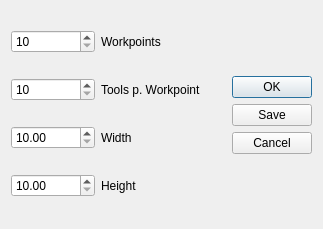
<?xml version="1.0" encoding="UTF-8"?>
<ui version="4.0">
 <class>GenerateForm</class>
 <widget class="QDialog" name="GenerateForm">
  <property name="geometry">
   <rect>
    <x>0</x>
    <y>0</y>
    <width>323</width>
    <height>229</height>
   </rect>
  </property>
  <property name="windowTitle">
   <string>Generate</string>
  </property>
  <layout class="QHBoxLayout" name="horizontalLayout" stretch="5,1">
   <item>
    <layout class="QGridLayout" name="gridLayout" columnstretch="2,3">
     <item row="1" column="1">
      <widget class="QLabel" name="label_2">
       <property name="text">
        <string>Tools p. Workpoint</string>
       </property>
      </widget>
     </item>
     <item row="0" column="0">
      <widget class="QSpinBox" name="wp_count">
       <property name="minimum">
        <number>10</number>
       </property>
       <property name="maximum">
        <number>999</number>
       </property>
      </widget>
     </item>
     <item row="2" column="0">
      <widget class="QDoubleSpinBox" name="area_w">
       <property name="minimum">
        <double>10.000000000000000</double>
       </property>
       <property name="maximum">
        <double>999.000000000000000</double>
       </property>
      </widget>
     </item>
     <item row="0" column="1">
      <widget class="QLabel" name="label">
       <property name="text">
        <string>Workpoints</string>
       </property>
      </widget>
     </item>
     <item row="2" column="1">
      <widget class="QLabel" name="label_3">
       <property name="text">
        <string>Width</string>
       </property>
      </widget>
     </item>
     <item row="1" column="0">
      <widget class="QSpinBox" name="tools_p_wp">
       <property name="minimum">
        <number>10</number>
       </property>
       <property name="maximum">
        <number>999</number>
       </property>
      </widget>
     </item>
     <item row="3" column="0">
      <widget class="QDoubleSpinBox" name="area_h">
       <property name="minimum">
        <double>10.000000000000000</double>
       </property>
       <property name="maximum">
        <double>999.000000000000000</double>
       </property>
      </widget>
     </item>
     <item row="3" column="1">
      <widget class="QLabel" name="label_4">
       <property name="text">
        <string>Height</string>
       </property>
      </widget>
     </item>
    </layout>
   </item>
   <item>
    <layout class="QVBoxLayout" name="verticalLayout">
     <item>
      <widget class="QDialogButtonBox" name="buttons">
       <property name="orientation">
        <enum>Qt::Vertical</enum>
       </property>
       <property name="standardButtons">
        <set>QDialogButtonBox::Cancel|QDialogButtonBox::Ok|QDialogButtonBox::Save</set>
       </property>
       <property name="centerButtons">
        <bool>true</bool>
       </property>
      </widget>
     </item>
    </layout>
   </item>
  </layout>
 </widget>
 <resources/>
 <connections>
  <connection>
   <sender>buttons</sender>
   <signal>accepted()</signal>
   <receiver>GenerateForm</receiver>
   <slot>accept()</slot>
   <hints>
    <hint type="sourcelabel">
     <x>312</x>
     <y>24</y>
    </hint>
    <hint type="destinationlabel">
     <x>204</x>
     <y>13</y>
    </hint>
   </hints>
  </connection>
  <connection>
   <sender>buttons</sender>
   <signal>rejected()</signal>
   <receiver>GenerateForm</receiver>
   <slot>reject()</slot>
   <hints>
    <hint type="sourcelabel">
     <x>312</x>
     <y>30</y>
    </hint>
    <hint type="destinationlabel">
     <x>201</x>
     <y>56</y>
    </hint>
   </hints>
  </connection>
  <connection>
   <sender>buttons</sender>
   <signal>clicked(QAbstractButton*)</signal>
   <receiver>GenerateForm</receiver>
   <slot>generate(QAbstractButton*)</slot>
   <hints>
    <hint type="sourcelabel">
     <x>240</x>
     <y>182</y>
    </hint>
    <hint type="destinationlabel">
     <x>220</x>
     <y>99</y>
    </hint>
   </hints>
  </connection>
 </connections>
 <slots>
  <slot>generate(QAbstractButton*)</slot>
 </slots>
</ui>
